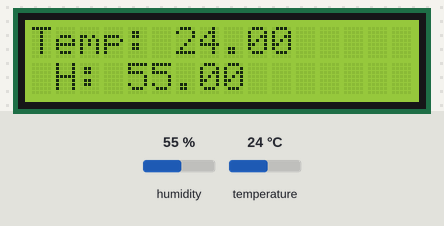
The sketch below on a simulated ESP32. Shown: 16×2 character LCD. The test bench sets the inputs (shaded band); at power-on: humidity 55 %, temperature 24 °C.

Above: at 1.2 s.
1.3 s: humidity set to 22 %
At 3.1 s:
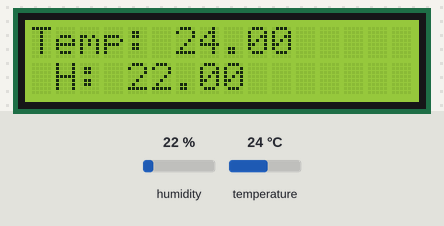
4.0 s: temperature set to 12 °C
At 4.6 s:
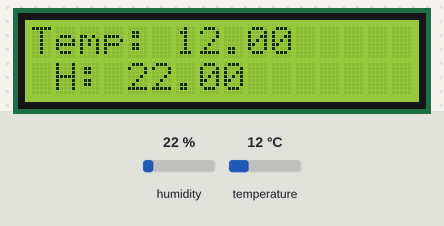
6.7 s: humidity set to 40 %
At 8.7 s:
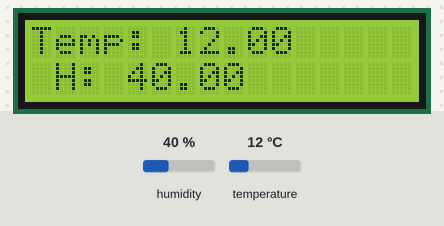
9.7 s: temperature set to 19 °C
At 11.4 s:
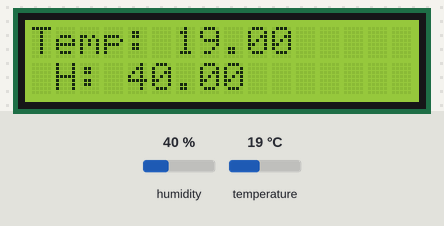
Timing chart, 0 to 12.9 s (numbered marks = the images above; inputs shaded):
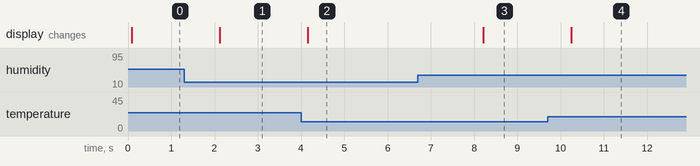

Measured:
- after the input at 1.3 s, the display: changes after 0.82 s (image 1)
- after the input at 4.0 s, the display: changes after 0.15 s (image 2)
- after the input at 6.7 s, the display: changes after 1.5 s (image 3)
- after the input at 9.7 s, the display: changes after 0.55 s (image 4)

The sketch:

HUMIDITY_SENSOR.ino
```cpp
#include <LiquidCrystal.h>
const int rs = 5, en = 18, d4 = 19, d5 = 21, d6 = 22, d7 = 23;
LiquidCrystal lcd(rs, en, d4, d5, d6, d7);

#include <DHT.h>

#define DPIN 26
#define DTYPE DHT11

DHT dht(DPIN,DTYPE);

void setup()
{
  lcd.begin(16,2);
  Serial.begin(9600);
  dht.begin();
}

void loop()
 {


  float tc = dht.readTemperature();
  float hu = dht.readHumidity();

  lcd.setCursor(0,0);
  lcd.print("Temp: ");
  lcd.print(tc);
  lcd.print("      ");

  lcd.setCursor(0,1);
  lcd.print(" H: ");
  lcd.print(hu);
  lcd.print("      ");

  delay(1000);

}
```
